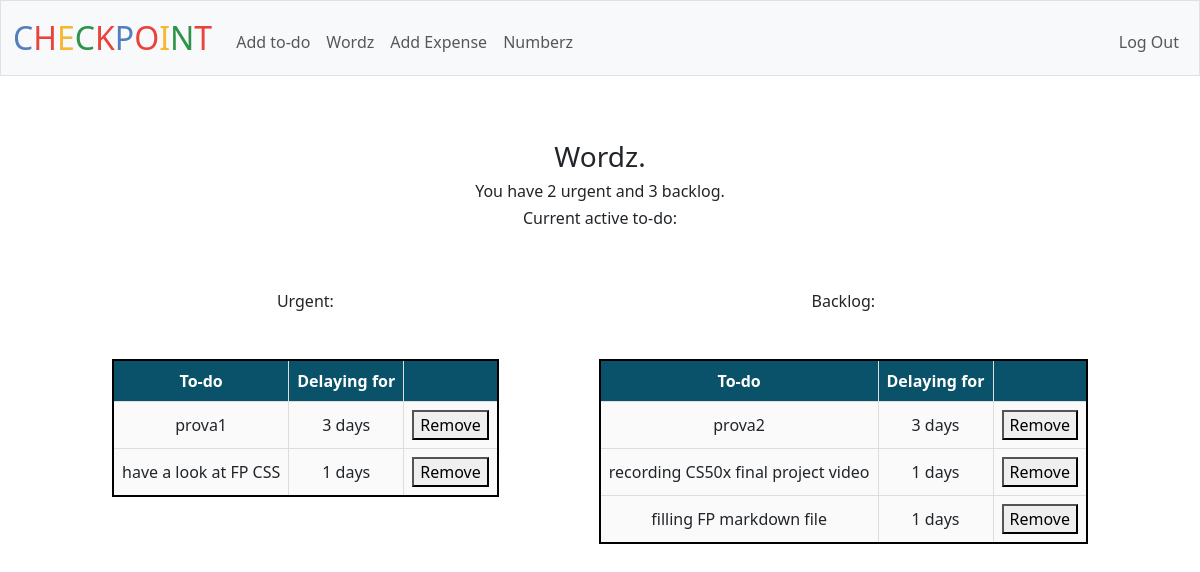
The app's page /wordz (signed in), older data.
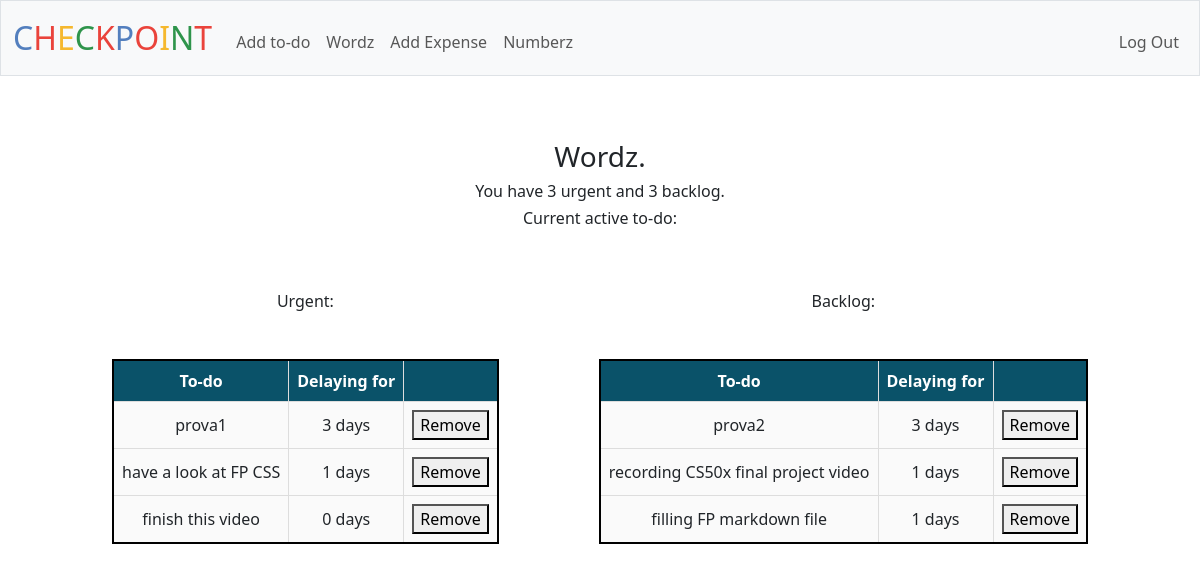
The same page, newer data.
### tables this page shows
CREATE TABLE "todos" (
id INTEGER PRIMARY KEY AUTOINCREMENT NOT NULL,
username TEXT,
category TEXT,
item TEXT,
status TEXT,
timedate DATETIME DEFAULT CURRENT_TIMESTAMP,
FOREIGN KEY (username) REFERENCES users(username)
);

### app.py (the view)
@app.route("/wordz", methods=["GET", "POST"])
@login_required
def wordz():
    if request.method == "POST":
        item_remove = request.form.get("remove")
        if item_remove:
            db.execute("DELETE FROM todos WHERE item = ?", item_remove)
            return redirect(url_for("wordz"))
    else:
        user_todo_urgent = db.execute("SELECT item, timedate FROM todos WHERE username = ? AND category = ? AND status = ?", session["username"], "urgent", "open")
        for row in user_todo_urgent:
            row['timedate'] = datetime.strptime(row['timedate'], '%Y-%m-%d %H:%M:%S')  # Adjust format as needed
            row['delay'] = (datetime.now() - row['timedate']).days
        user_todo_backlog = db.execute("SELECT item, timedate FROM todos WHERE username = ? AND category = ? AND status = ?", session["username"], "backlog", "open")
        for row in user_todo_backlog:
            row['timedate'] = datetime.strptime(row['timedate'], '%Y-%m-%d %H:%M:%S')  # Adjust format as needed
            row['delay'] = (datetime.now() - row['timedate']).days
        return render_template("wordz.html", user_todo_urgent=user_todo_urgent, user_todo_backlog=user_todo_backlog)

### app.py (called while the page is built)
@app.after_request
def after_request(response):
    response.headers["Cache-Control"] = "no-cache, no-store, must-revalidate"
    response.headers["Expires"] = 0
    response.headers["Pragma"] = "no-cache"
    return response

### helpers.py (called while the page is built)
def login_required(f):
    @wraps(f)
    def decorated_function(*args, **kwargs):
        if session.get("user_id") is None:
            return redirect("/login")
        return f(*args, **kwargs)
    return decorated_function

### templates/wordz.html (shortened to what this page needs)
{% extends "layout.html" %}
{% block main %}
    <p>
        <h3>Wordz.</h3>
        <h6>You have {{ user_todo_urgent | length }} urgent and {{ user_todo_backlog | length }} backlog.</h6>
        <h6>Current active to-do:</h6><br>
    </p>
    <div class="table-container2">
        <div>
            <p><h6>Urgent:</h6></p>
            <div style="overflow-x: auto;">
                <table>
                    <tr>
                        <th>To-do</th>
                        <th>Delaying for</th>
                        <th></th>
                    </tr>
                    {% for row in user_todo_urgent %}
                    <tr>
                        <td>{{ row.item }}</td>
                        <td>{{ row.delay }} days</td>
                        <td>
                            <form method="post">
                                <button type="submit" name="remove" value="{{ row.item }}">Remove</button>
                            </form>
                        </td>
                    </tr>
                    {% endfor %}
                </table>
            </div>
        </div>
        <div>
            <p><h6>Backlog:</h6></p>
            <div style="overflow-x: auto;">
                <table>
                    <tr>
                        <th>To-do</th>
                        <th>Delaying for</th>
                        <th></th>
                    </tr>
                    {% for row in user_todo_backlog %}
                    <tr>
                        <td>{{ row.item }}</td>
                        <td>{{ row.delay }} days</td>
                        <td>
                            <form method="post">
                                <button type="submit" name="remove" value="{{ row.item }}">Remove</button>
                            </form>
                        </td>
                    </tr>
                    {% endfor %}
                </table>
            </div>
        </div>
    </div>
{% endblock %}

Row changes from the older to the newer data that the page shows:
added todos: item "finish this video", delay "0", shown under "Urgent:"
Text that changed along with them:
{{ user_todo_urgent | length }}: "2" → "3"
